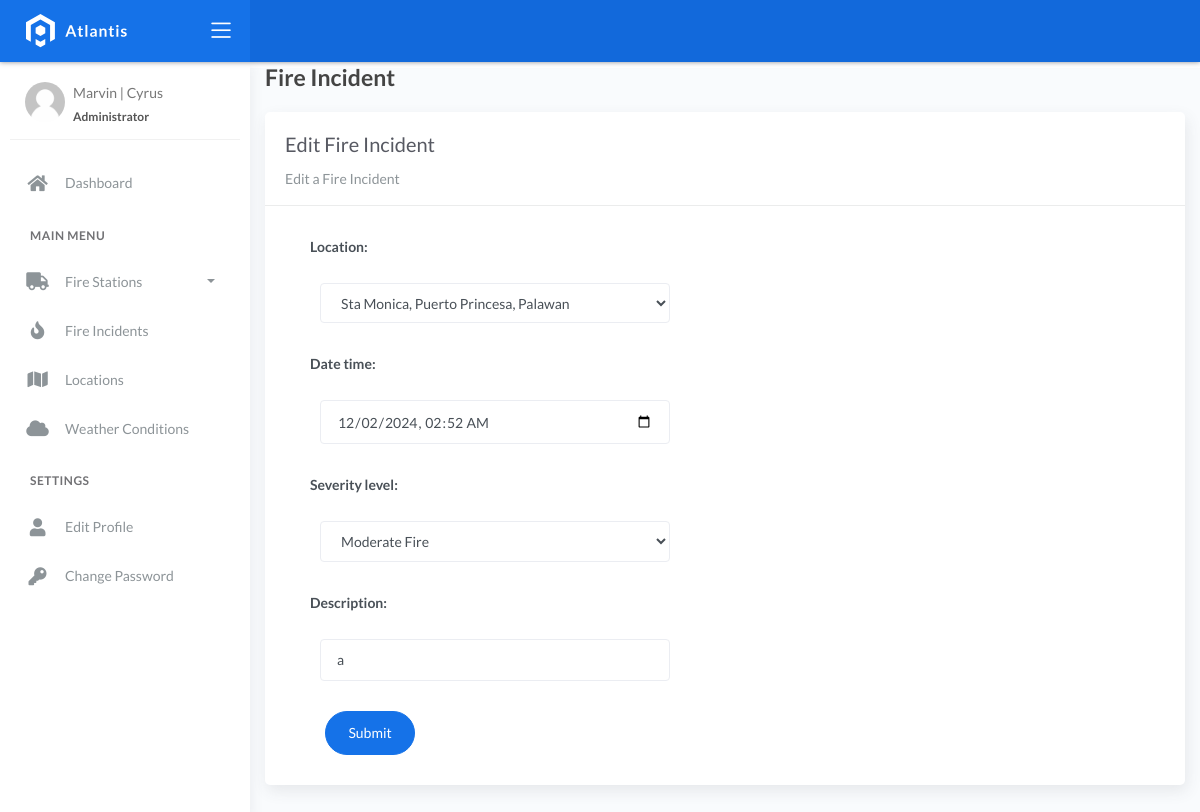
The app's page /fireincident/2/, older data.
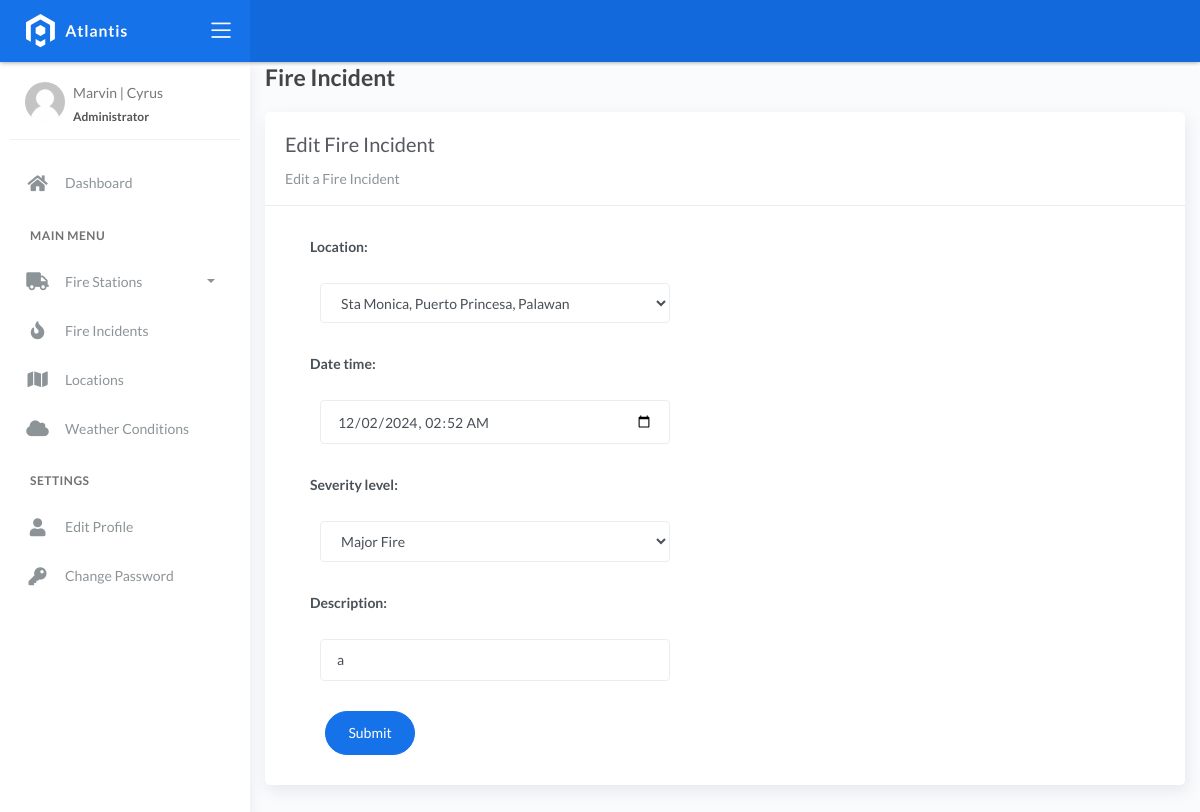
The same page, newer data.
### fire/models.py (models this page shows, shortened)
class BaseModel(models.Model):
    created_at = models.DateTimeField(auto_now_add=True, db_index=True)
    updated_at = models.DateTimeField(auto_now=True)
    class Meta:
        abstract = True

class Incident(BaseModel):
    SEVERITY_CHOICES = (
        ('Minor Fire', 'Minor Fire'),
        ('Moderate Fire', 'Moderate Fire'),
        ('Major Fire', 'Major Fire'),
    )
    location = models.ForeignKey(Locations, on_delete=models.CASCADE)
    date_time = models.DateTimeField(blank=True, null=True)
    severity_level = models.CharField(max_length=45, choices=SEVERITY_CHOICES)
    description = models.CharField(max_length=250)

### fire/views.py (the view, shortened to what this page needs)
# urls.py: path('fireincident/<pk>/', FireIncidentUpdateView.as_view(), name='fire-incidents-edit'),
class FireIncidentUpdateView(UpdateView):
    model = Incident
    form_class = fireincidentform
    template_name = 'fire_incident_edit.html'
    success_url = reverse_lazy('fire-incidents')

### fire/forms.py (shortened to what this page needs)
class fireincidentform(ModelForm):
    class Meta:
        model = Incident
        fields = ['location', 'date_time', 'severity_level', 'description']
        widgets = {
            'date_time': forms.DateTimeInput(attrs={
                'type': 'datetime-local',  # HTML5 input for datetime picker
                'class': 'form-control',  # Optional: Bootstrap styling
            }),
        }

### fire/models.py (called while the page is built)
    def __str__(self):
        return self.address

### templates/fire_incident_edit.html (shortened to what this page needs)
{% extends 'base.html' %}
{% load static %}
{% block content %}
  <div class="content">
    <div class="container-fluid">
      <h4 class="page-title">Fire Incident</h4>
      <div class="row">
        <div class="col-md-12">
          <div class="card">
            <div class="card-header">
              <div class="card-title">Edit Fire Incident</div>
              <div class="card-category">Edit a Fire Incident</div>
            </div>
            <div class="col-md-6">
              <div class="card-body">
                <form action="" id="incidentForm" method="post" novalidate>
                  {% include 'includes/form.html' %}
                  <div class="form-group">
                    <div class="col-md-12 col-sm-3">
                      <button type="submit" class="btn btn-primary btn-rounded">Submit</button>
                    </div>
                  </div>
                </form>
              </div>
            </div>
          </div>
        </div>
      </div>
    </div>
  </div>
{% endblock %}

### templates/includes/form.html (shortened to what this page needs)
{% load widget_tweaks %}
{% for field in form %}
<div class="field item form-group">
    <label>{{ field.label_tag }}</label>
  <div class="form-group">
    {% render_field field class="form-control" %}
  </div>
</div>
{% endfor %}

Row changes from the older to the newer data that the page shows:
changed Incident "Sta Monica, Puerto Princesa, Palawan": severity_level "Moderate Fire" → "Major Fire"
